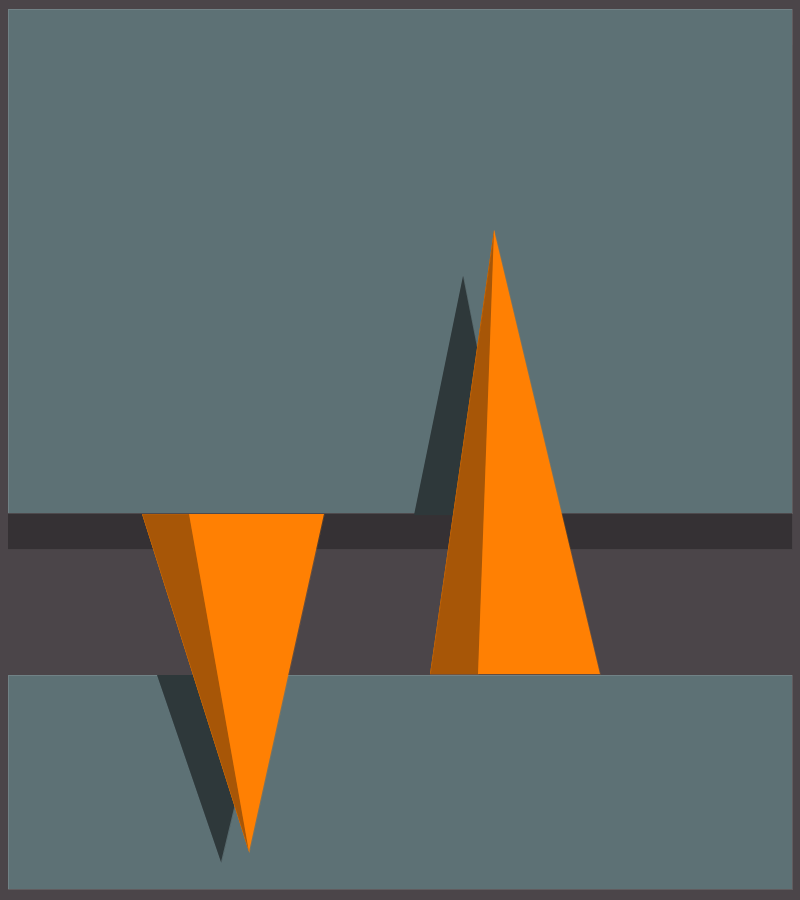
Frame 1 (no input)
Frame 60 (the mouse pressed at the canvas centre just before this capture): identical to frame 1, image omitted
Frame 120 (the mouse held since frame 60 and released just before this capture): identical to frame 1, image omitted

The Processing sketch that drew this single still picture (run headless with seeded random() and noise(); from frame 60 on, the mouse is pressed at the canvas centre):

// Processing sketch: LuisSotoOrtega__GD105_The_Shape_and_Color_Piece
// ── LuisSotoOrtega__GD105_The_Shape_and_Color_Piece.pde
/*
 Luis Soto Ortega
 The Shape & Color Piece - Ivan Tovar (Dominican, b. 1942)
 GD105
 https://www.artsy.net/artwork/ivan-tovar-latin-american-abstract-surrealist-constructivist-sculpture-ed-of-10
*/

// This code block runs once
void setup(){
  // canvas size
  size(800, 900);
}

// This code block runs for every frame
void draw(){
  // changes the background color
  background(#4b4549);
  
  // bg shade
  stroke(#353134);
  strokeWeight(0);
  fill(#353134);
  rect(width * 0.01, height * 0.05, 784, 504);
  
  // top piece
  stroke(#ffffff);
  fill(#5d7175);
  rect(width * 0.01, height * 0.01, 784, 504);
  
  // bottom piece
  stroke(#ffffff);
  fill(#5d7175);
  rect(width * 0.01, height * 0.75, 784, 214);
  
  // left-side triangle shadow
  stroke(#2e383a);
  fill(#2e383a);
  triangle(266, 675, 157, 675, 221, 862);
  
  // left-side triangle
  stroke(#ff8003);
  fill(#ff8003);
  triangle(324, 514, 142, 514, 249, 852);
  
  // inner left-side triangle
  stroke(#ff8003);
  fill(#a75607);
  triangle(189, 514, 142, 514, 249, 852);
  
  // right-side triangle shadow
  stroke(#2e383a);
  fill(#2e383a);
  triangle(510, 515, 414, 515, 463, 276);
  
  // right-side triangle
  stroke(#ff8003);
  fill(#ff8003);
  triangle(600, 674, 430, 674, 494, 230);
  
  // inner right-side triangle
  stroke(#ff8003);
  fill(#a75607);
  triangle(478, 674, 430, 674, 494, 230);
  
  
  // save the image
  if (frameCount == 1) {
    save("output.png");
  }
}
